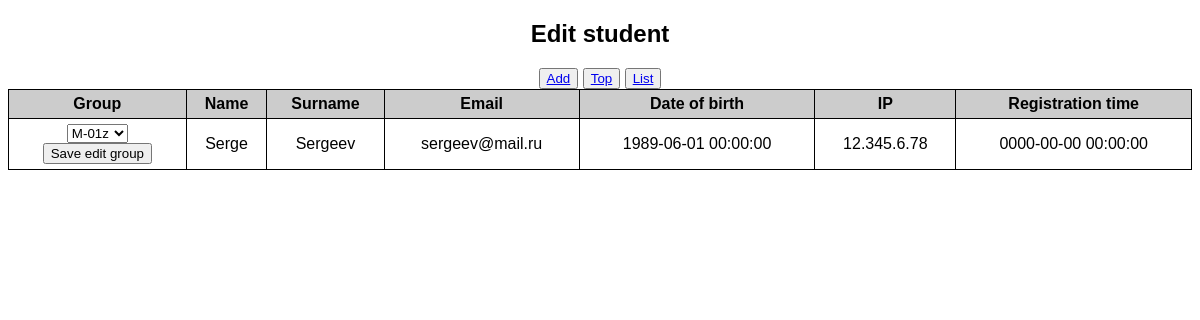
The app's page /default/edit/4 with its own data.
### tables this page shows
CREATE TABLE IF NOT EXISTS `students` (
  `id` int(11) NOT NULL AUTO_INCREMENT,
  `name` varchar(45) DEFAULT NULL,
  `surname` varchar(45) DEFAULT NULL,
  `group_id` int(11) DEFAULT NULL,
  `birth` datetime DEFAULT NULL,
  `email` varchar(45) DEFAULT NULL,
  `ip` binary(16) DEFAULT NULL,
  `time` datetime DEFAULT NULL,
  `comment` text,
  PRIMARY KEY (`id`)
);

CREATE TABLE IF NOT EXISTS `groups` (
  `id` int(11) NOT NULL AUTO_INCREMENT,
  `title` varchar(45) DEFAULT '',
  PRIMARY KEY (`id`)
);

### app/view.php (called while the page is built)
<?php
class View
{
	function generate($content, $template, $data = null)
	{
		include 'app/views/' . $template . '.php';
	}
}

### app/controllers/defaultController.php (called while the page is built, shortened)
<?php
class defaultController
{
	public $view;
	function __construct()
	{
		$this->view = new View();
	}
	function edit($arr)
	{
		$id = array_pop($arr);
		$model = new defaultModel();
		if((int)$id) {
			$row = $model->getRow($id);
			$groups = $model->getGroups();
		}
		$this->view->generate($row, 'edit', $groups);
	}
}

### include.php (called while the page is built, shortened)
<?php
require_once 'app/models/defaultModel.php';
require_once 'app/view.php';
require_once 'app/controllers/defaultController.php';
Routing::execute();

### index.php (called while the page is built, shortened)
<?php
require_once __DIR__ . '/include.php';

### app/models/defaultModel.php (called while the page is built, shortened)
<?php
class defaultModel
{
	private function dbConnect()
	{
      require 'config.conf';
      $mysqli = new mysqli($db_host, $db_user, $db_pass, $db_database);
      return $mysqli;
    }
	public function getRow($id)
	{
	    $db = $this->dbConnect();
	    if($db) {
	        $query = 'SELECT students.id AS student_id,
               students.name AS student_name,
               students.surname AS student_surname,
               students.group_id AS student_group_id,
               students.birth AS student_birth,
               students.email AS student_email,
               students.ip AS student_ip,
               students.time AS student_time,
				groups.title
			FROM `students`, `groups`
			WHERE students.id = '.$id.'
			AND groups.id = students.group_id';
	         if ($result = $db->query($query))
	         	$row = $result->fetch_object();
	      }
	      return $row;
	}
	public function getGroups()
	{
	    $db = $this->dbConnect();
	    $groups = array();
	    if($db) {
	        $query = 'SELECT * FROM `groups`';
	         if ($result = $db->query($query)) {
	             while ($row = $result->fetch_object()) {
	                 $groups[] = $row;
	             }
	         }
	      }
	      return $groups;
	}
}

### app/views/edit.php (the view, shortened to what this page needs)
<!DOCTYPE html>
<html>
  <head>
    <link href="/style.css" rel="stylesheet" media="all" />
  </head>
  <body>
      <div class="table">
        <h2 class="header">Edit student</h2>
        <div class="nav">
          <nav>
            <button><a href="/default/add">Add</a></button>
            <button><a href="/default/top">Top</a></button>
            <button><a href="/">List</a></button>
          </nav>
        </div>
        <table id="list" class="students">
          <tr>
            <th>Group</th>
            <th>Name</th>
            <th>Surname</th>
            <th>Email</th>
            <th>Date of birth</th>
            <th>IP</th>
            <th>Registration time</th>
          </tr>
            <tr>
              <td>
                <form id="update" action="/default/update" method="post">
                  <select name="edit_group" class="update">
                  <?php foreach($data as $value) :?>
                    <option value="<?php echo $value->id?>" <?php echo ($value->id == $content->student_group_id) ? 'selected' : '' ;?>><?php echo $value->title; ?></option>
                  <?php endforeach; ?>
                  </select>
                  <div class="controls">
                      <input type="submit" name="submit" value="Save edit group">
                    </div>
                </form>
              </td>
              <td><?php echo $content->student_name;?></td>
              <td><?php echo $content->student_surname;?></td>
              <td><?php echo $content->student_email;?></td>
              <td><?php echo $content->student_birth;?></td>
              <td><?php echo $content->student_ip;?></td>
              <td><?php echo $content->student_time;?></td>
            </tr>
        </table>
      </div>
  </body>
</html>

### style.css (style rules this page uses)
.students, .students td, .students th { border: 1px solid #000; }
.students td, .students th, .header, .fieldlist, #filter ul, .nav { text-align: center; }
.students { width: 100%; border-collapse: collapse; }
.students td, .students th { padding: 5px; }
.students th { background: #ccc; }
body { font-family: sans-serif; }
#list tr:first-child { display: table-row!important; }

### records on screen
students: edit_group "M-01z", name "Serge", surname "Sergeev", email "sergeev@mail.ru", birth "1989-06-01 00:00:00", ip "12.345.6.78", time "0000-00-00 00:00:00"
